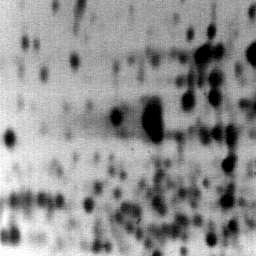
#> input picture sheet2/Test_Images/electrop.jpg, 256 x 256 px, found by its file name
$ python sheet2_problem2def_morph_smothing.py
#> lines starting #> are read from the running program, lines starting #| are printed output that depends on the picture
import numpy as np
import math
import scipy
import cv2
import matplotlib.pyplot as plt
import skimage as ski
import time

#---------------------------------------------------------------------------------------------------
# functions

def recon_opening(img, kernel, start_iter):                 # Recon opening wie in 2c, Seed ist eine Erosion (Gleiches gilt für closing vice versa)
    img = img.astype(np.double)

    start = cv2.erode(img, kernel, iterations=start_iter)
    #cv2.imshow('Start2', start)

    # Reconstruction by dilation
    t0_selfmade = time.time()
    Recon = np.minimum(img, cv2.dilate(start, kernel, iterations=1)).astype(np.double)
    Recon_old = np.minimum(img, cv2.dilate(Recon, kernel, iterations=1)).astype(np.double)

    i = 0

    while np.array_equal(Recon, Recon_old) == False:
        Recon = np.minimum(img, cv2.dilate(Recon_old, kernel, iterations=1)).astype(np.double)
        Recon_old = np.minimum(img, cv2.dilate(Recon, kernel, iterations=1)).astype(np.double)

        i = i + 1
        if i == 100:
            break
    t1_selfmade = time.time()
    return Recon.astype(np.uint8), t1_selfmade - t0_selfmade

def recon_closing(img, kernel, start_iter):
    img = img.astype(np.double)

    start = cv2.dilate(img, kernel, iterations=start_iter)
    #cv2.imshow('Start2', start)

    # Reconstruction by dilation
    t0_selfmade = time.time()
    Recon = np.maximum(img, cv2.erode(start, kernel, iterations=1)).astype(np.double)
    Recon_old = np.maximum(img, cv2.erode(Recon, kernel, iterations=1)).astype(np.double)

    i = 0

    while np.array_equal(Recon, Recon_old) == False:
        Recon = np.maximum(img, cv2.erode(Recon_old, kernel, iterations=1)).astype(np.double)
        Recon_old = np.maximum(img, cv2.erode(Recon, kernel, iterations=1)).astype(np.double)

        i = i + 1
        if i == 100:
            break
    t1_selfmade = time.time()
    return Recon.astype(np.uint8), t1_selfmade - t0_selfmade

#---------------------------------------------------------------------------------------------------
# globals

kernel = np.ones((3, 3), np.uint8)

#---------------------------------------------------------------------------------------------------
# images

img = cv2.imread('sheet2\Test_Images\electrop.jpg')
#> img is the input picture: shape (256, 256, 3); min 0, max 255, mean 144.2
inv_img = np.abs(255 - img)
cv2.imshow('Orginal', img)
cv2.imshow('Inv Orginal', inv_img)

#---------------------------------------------------------------------------------------------------
# main
# Zeitmessung jeweils ohne die Seed-Erstellung
# Zeitmessungen für smoothing mit opening closing by reconstruction vice versa (2x)
# Zeitmessung closing by reconstruction and opening by reconstruction

t0 = time.time()

recon_by_closing, time_recon_closing = recon_closing(img, kernel, 7)
#> the loop in recon_closing, `while np.array_equal(Recon, Recon_old) == False:` made 40 passes
#> pass 1, in recon_closing, `Recon_old = np.maximum(img, cv2.erode(Recon, kernel, iterations=1)).as..`:
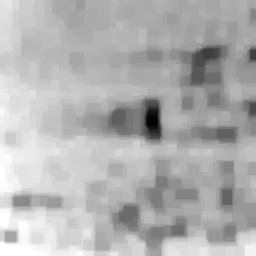
#> Recon_old: shape (256, 256, 3) float64; min 4, max 255, mean 177.6
#> after the loop in recon_closing, `while np.array_equal(Recon, Recon_old) == False:`: i = 40
#> time_recon_closing = 0.0941
smoothing_by_reconstrucion_cl_op, _ = recon_opening(recon_by_closing, kernel, 7)
#> the loop in recon_opening, `while np.array_equal(Recon, Recon_old) == False:` made 52 passes
#> after the loop in recon_opening, `while np.array_equal(Recon, Recon_old) == False:`:
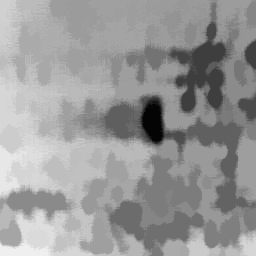
#> Recon: shape (256, 256, 3) float64; min 4, max 239, mean 152.9
#> after the loop in recon_opening, `while np.array_equal(Recon, Recon_old) == False:`: i = 52
t1 = time.time()
time_smooth_cl_op = t1 - t0


t0 = time.time()
recon_by_opening, time_recon_opening = recon_opening(inv_img, kernel, 7)
#> call 2 of recon_opening, with kernel = array of shape (3, 3), start_iter = 7
#> the loop in recon_opening (call 2), `while np.array_equal(Recon, Recon_old) == False:` made 40 passes
#> pass 1, in recon_opening (call 2), `Recon_old = np.minimum(img, cv2.dilate(Recon, kernel, iterations=1)).a..`:
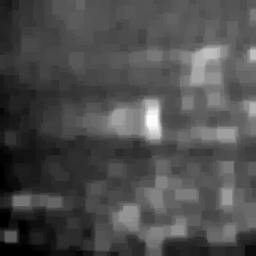
#> Recon_old: shape (256, 256, 3) float64; min 0, max 251, mean 77.4
#> after the loop in recon_opening (call 2), `while np.array_equal(Recon, Recon_old) == False:`:
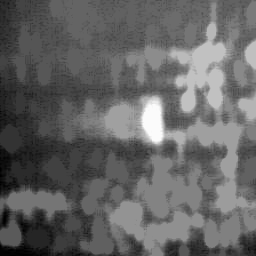
#> Recon: shape (256, 256, 3) float64; min 0, max 251, mean 99.8
#> after the loop in recon_opening (call 2), `while np.array_equal(Recon, Recon_old) == False:`: i = 40
#> time_recon_opening = 0.107
smoothing_by_reconstrucion_op_cl, _ = recon_closing(recon_by_opening, kernel, 7)
#> call 2 of recon_closing, with kernel = array of shape (3, 3), start_iter = 7
#> the loop in recon_closing (call 2), `while np.array_equal(Recon, Recon_old) == False:` made 52 passes
#> pass 1, in recon_closing (call 2), `Recon_old = np.maximum(img, cv2.erode(Recon, kernel, iterations=1)).as..`:
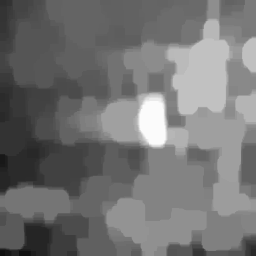
#> Recon_old: shape (256, 256, 3) float64; min 16, max 251, mean 115
#> after the loop in recon_closing (call 2), `while np.array_equal(Recon, Recon_old) == False:`:
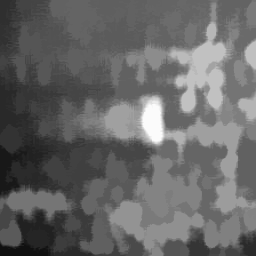
#> Recon: shape (256, 256, 3) float64; min 16, max 251, mean 102.1
#> after the loop in recon_closing (call 2), `while np.array_equal(Recon, Recon_old) == False:`: i = 52
t1 = time.time()
time_smooth_op_cl = t1 - t0

# smothing mit morphological opening and closing vice versa (2x)

t0 = time.time()
opening = cv2.morphologyEx(img, cv2.MORPH_OPEN, kernel, iterations=3)
op_cl = cv2.morphologyEx(opening, cv2.MORPH_CLOSE, kernel, iterations=3)
t1 = time.time()
time_op_cl = t1 - t0
print(time_op_cl)
print(t0)
print(t1)


t0 = time.time()
closing = cv2.morphologyEx(img, cv2.MORPH_CLOSE, kernel, iterations=3)
cl_op = cv2.morphologyEx(closing, cv2.MORPH_OPEN, kernel, iterations=3)
t1 = time.time()
time_cl_op = t1 - t0
print(time_cl_op)
print(t0)
print(t1)

#---------------------------------------------------------------------------------------------------
# Output
cv2.imshow('Recon opening', recon_by_opening)
cv2.imshow('Recon closing', recon_by_closing)
cv2.imshow('smooth op-cl', smoothing_by_reconstrucion_op_cl)
cv2.imshow('smooth cl-op', smoothing_by_reconstrucion_cl_op)
cv2.imshow('Morph-smooth op->cl', op_cl)
cv2.imshow('Morph-smooth cl->op', cl_op)


x_axis = ['Recon closing', 'Recon opening', 'Recon-smoothing cl->op', 'Recon-smoothing op->cl', 'Morph-smooth cl->op', 'Morph-smooth op->cl']
y_axis = [time_recon_closing, time_recon_opening, time_smooth_cl_op, time_smooth_op_cl, time_cl_op, time_op_cl]
#> y_axis = [0.0941, 0.107, 0.247, 0.247, 0.00407, 0.00433]
plt.stem(x_axis, y_axis, 'r')
plt.show()
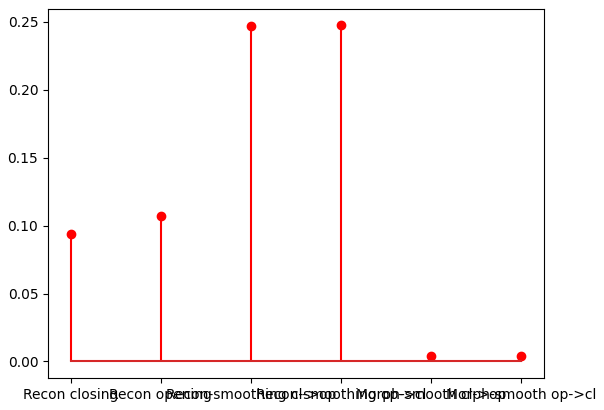
#> figure drawn by matplotlib, 1 panel

#---------------------------------------------------------------------------------------------------
# main-end

print('La fin')
cv2.waitKey(0)
